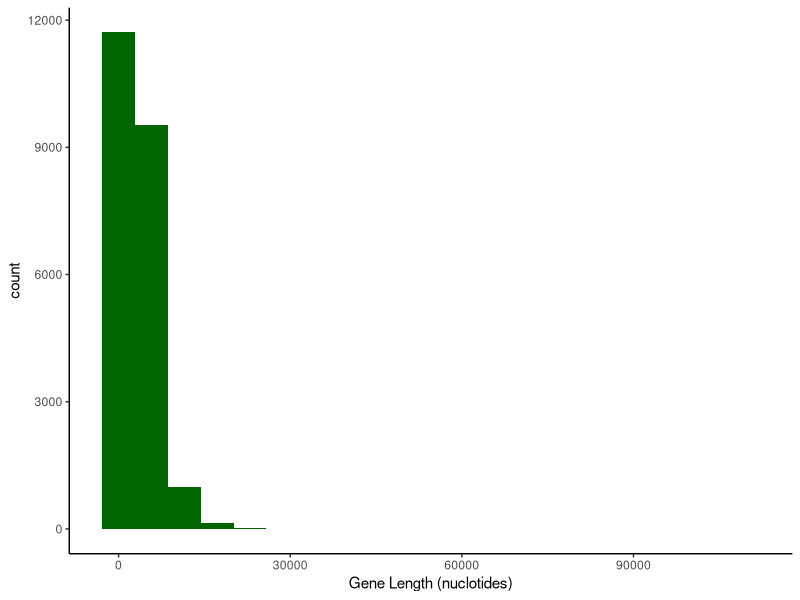
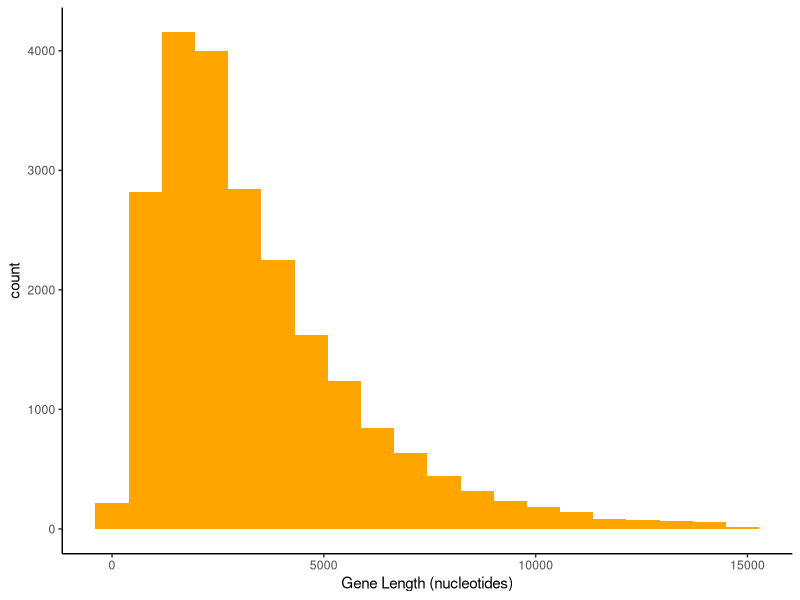
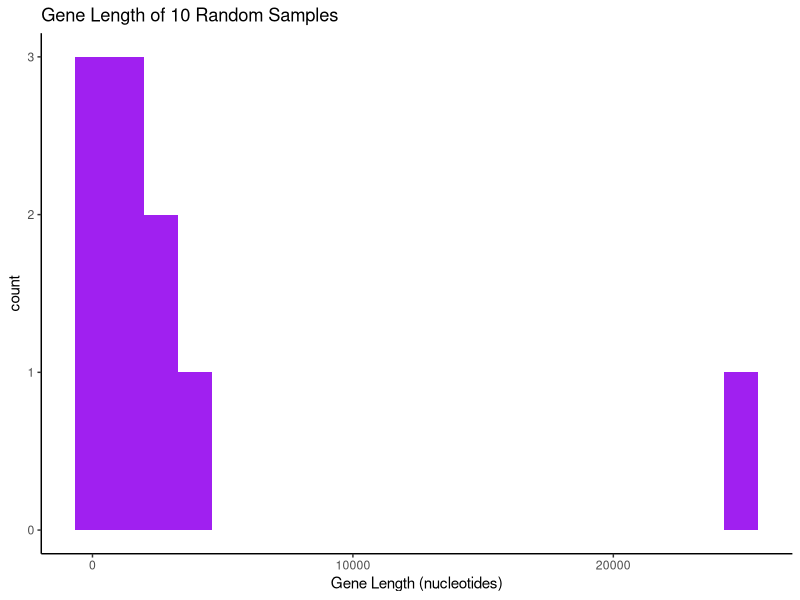
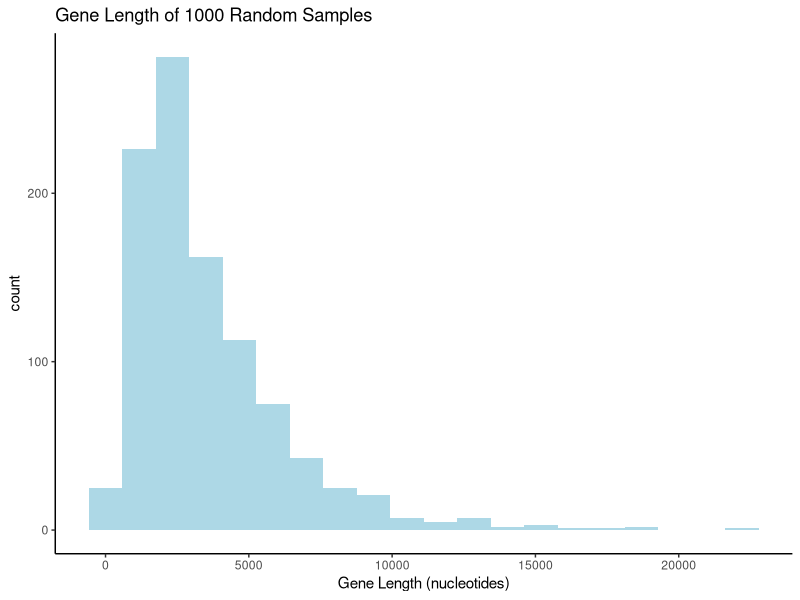
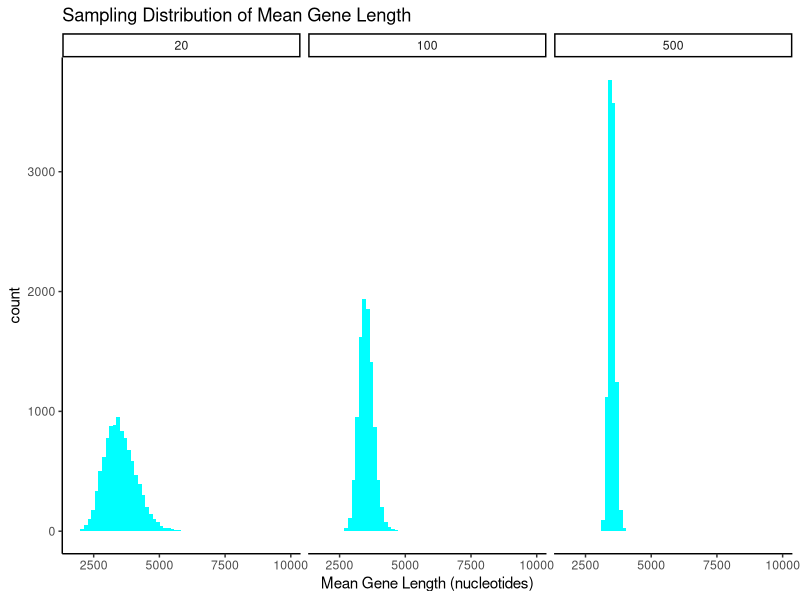

Recreate these plots in R, in order.
## ---- chunk 1
knitr::opts_chunk$set(echo = TRUE)
## ---- chunk 2
setwd("~/Desktop/Biostats/Week03")
library(tidyverse) #importing tidyverse
gene <- read.csv(file="Gene.csv") #reading in the gene data from a csv file
## ---- chunk 3
glimpse(gene) #peeking at the data
## ---- chunk 4
gene %>% #piping in the gene data
  ggplot(aes(size)) + #adding gene length as the response var to plot
  geom_histogram(fill="darkgreen",bins=20)+ #creating a green histogram of the data
  xlab("Gene Length (nuclotides)")+ #labeling the axis
  theme_classic() #making the background of the fig white
## ---- chunk 5
#creating a new object from gene data piped into a filter function removing rows where size exceeds 15000 nucleotides
gene_sort <- gene %>%    
  filter(size < 15000) 
#making histogram of the gene length data
gene_sort %>% #piping in the truncated gene data
  ggplot(aes(size)) + #adding gene length as the response var to plot
  geom_histogram(fill="orange",bins=20)+ #creating an orange histogram of the data
  xlab("Gene Length (nucleotides)")+ #labeling the axis
  theme_classic() #making the background of the fig white

## ---- chunk 6
#calculating mean and median gene size from gene data
summarize(.data=gene,mean=mean(size),median=median(size)) 

## ---- chunk 7
 #creating new variable for stats w sorted data, sending gene data into start of pipe
gene_sorted_stats <- gene %>%
  #filtering data to be only size < 15000
  filter(size < 15000) %>% 
  #calculating mean and median of the filtered data to be stored
  summarize(mean=mean(size),median=median(size)) 
print(gene_sorted_stats)
## ---- chunk 8
# Makes sure the random sample is the same each time you run your code.
# Make sure you run this line of code!
set.seed(23) #making sure I am using same random sample each time

#stats for sample size = 10
gene %>% #piping gene data in
  sample_n(size=10) %>% #sampling 10 random data points
  #calculating mean, sd, se from this sampled data
  summarize(mean=mean(size),sd=sd(size),obs=length(size),se=sd(size)/sqrt(obs)) 
#stats for sample size = 100
gene %>% #piping gene data in
  sample_n(size=100) %>% #sampling 100 random data points
  #calculating mean, sd, se from this sampled data
  summarize(mean=mean(size),sd=sd(size),obs=length(size),se=sd(size)/sqrt(obs))

#stats for sample size = 1000
gene %>% #piping gene data in
  sample_n(size=1000) %>% #sampling 1000 random data points
  #calculating mean, sd, se from this sampled data
  summarize(mean=mean(size),sd=sd(size),obs=length(size),se=sd(size)/sqrt(obs)) 

## ---- chunk 9
# Makes sure the random sample is the same each time you run your code.
# Make sure you run this line of code!
set.seed(23)

#making histogram of the 10 random samples data
gene %>% 
  sample_n(size=10) %>% 
  ggplot(aes(size)) + #adding gene length as the response var to plot
  geom_histogram(fill="purple",bins=20)+ #creating a purple histogram of the data
  xlab("Gene Length (nucleotides)")+ #labeling the axis
  ggtitle("Gene Length of 10 Random Samples") + #adding title
  theme_classic() #making the background of the fig white

#making histogram of the 1000 random samples data
gene %>% 
  sample_n(size=1000) %>% 
  ggplot(aes(size)) + #adding gene length as the response var to plot
  geom_histogram(fill="lightblue",bins=20)+ #creating a light blue histogram of the data
  xlab("Gene Length (nucleotides)")+ #labeling the axis
  ggtitle("Gene Length of 1000 Random Samples") + #adding title
  theme_classic() #making the background of the fig white

## ---- chunk 10
iterative <- read.csv(file="iterative_samples.csv") #importing the data
glimpse(iterative) #peeking at the data
iterative %>% #piping in the data
  ggplot(aes(sample_mean)) + #adding sample mean as the response var to plot
  geom_histogram(fill="cyan",bins=60)+ #creating a cyan histogram of the data
  xlab("Mean Gene Length (nucleotides)")+ #labeling the axis
  ggtitle("Sampling Distribution of Mean Gene Length") + #adding title
  theme_classic() +  #making the background of the fig white
  facet_wrap(vars(n_samples))
 

  
## ---- chunk 11
# Makes sure the random sample is the same each time you run your code.
# Make sure you run this line of code!
set.seed(23) #making sure I use the correct randomization
gene %>% #piping in gene data
  sample_n(size=200) %>% #sampling 200 random genes
  #calculating lower and upper confidence interval, and std error necessary for that formula
  summarize(obs=length(size),se=sd(size)/sqrt(obs),lower=mean(size)-2*se,upper=mean(size)+2*se) 
  

